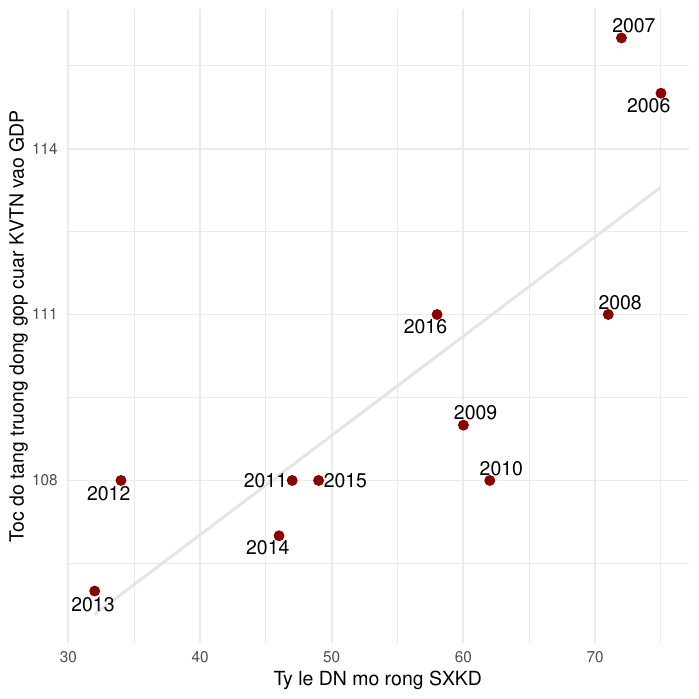

Source code (R):


library(ggplot2)
library(ggrepel)
library(tidyr)
library(dplyr)

dta <- read.csv("pci-bus-conf.csv", stringsAsFactors = FALSE)

dta %>%
    spread(bus_indicator, value) %>%
    rename(ind1 = `DN se mo rong SXKD`,
           ind2 = `Dong gop cua TN vao GDP`) %>%
    ggplot(aes(ind1, ind2)) +
    geom_point(size = 3, color = "red4") +
    geom_smooth(method = "lm", se = FALSE, color = "gray90") +
    geom_text_repel(aes(label = year), size = 5) +
    labs(x = "Ty le DN mo rong SXKD",
         y = "Toc do tang truong dong gop cuar KVTN vao GDP") +
    theme_minimal(base_size = 14)

ggsave(filename = "pci-remake.pdf")
